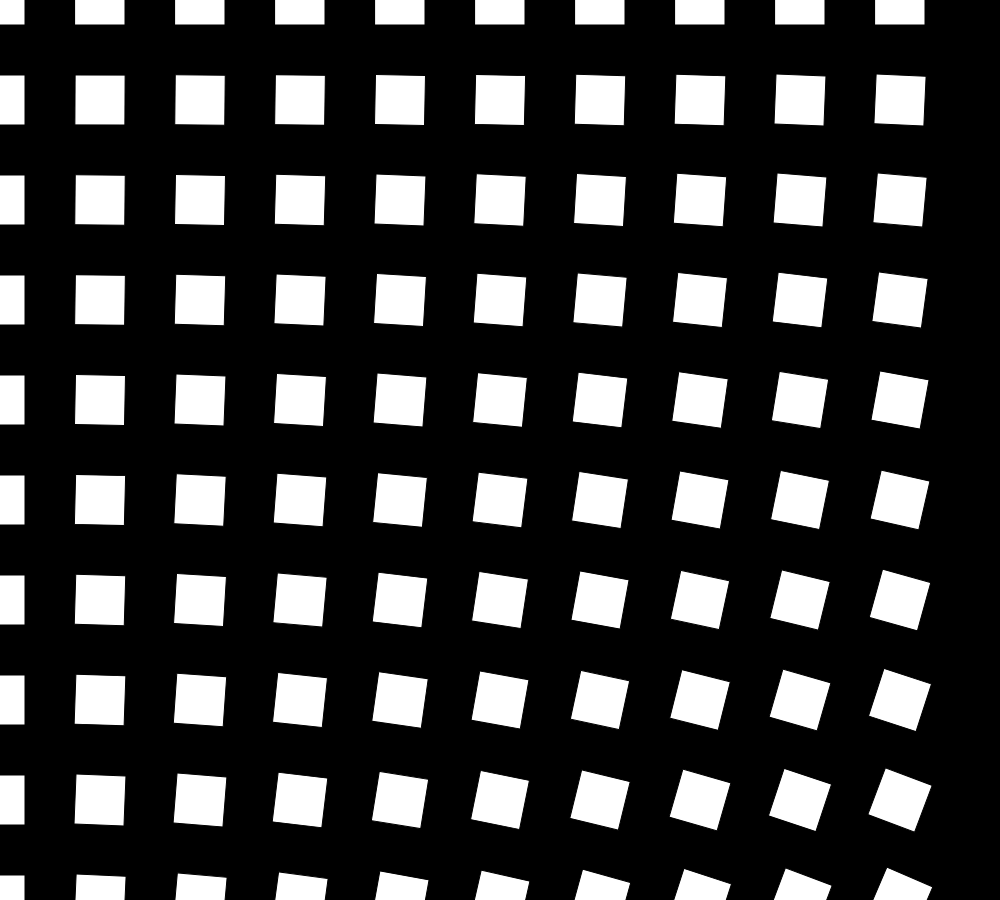
Frame 1 (no input)
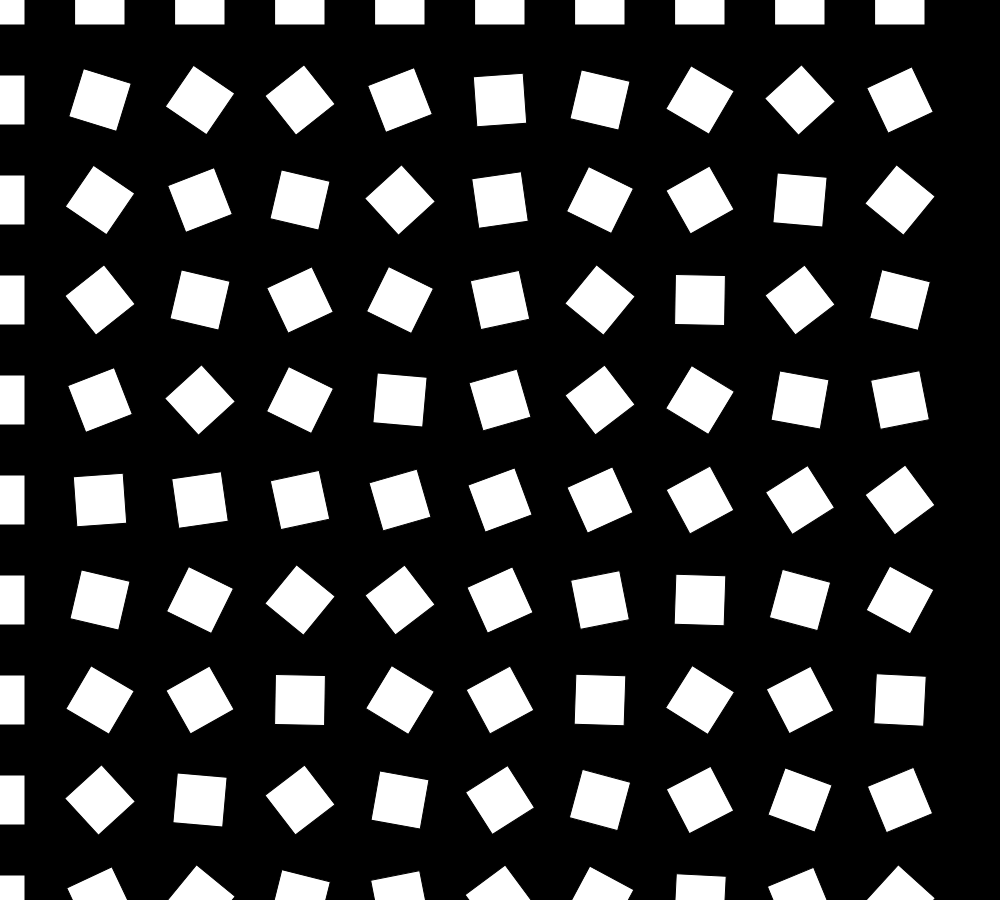
Frame 60 (no input)
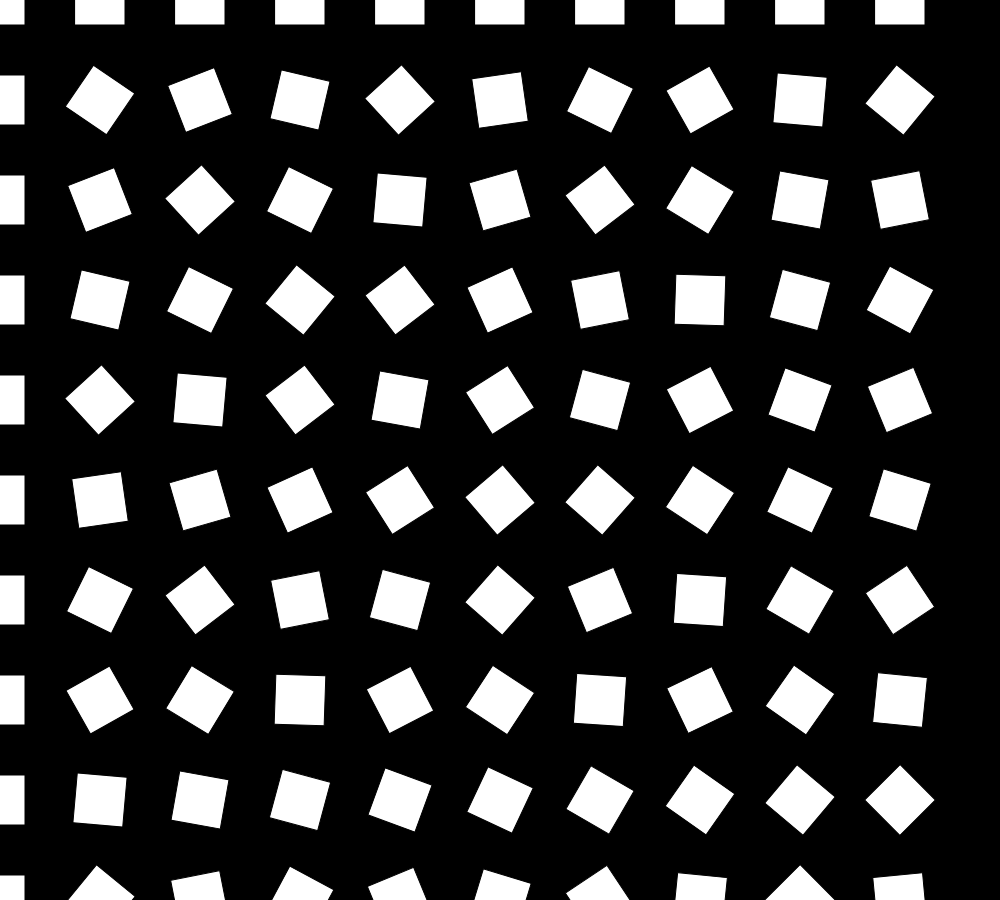
Frame 120 (the mouse pressed at the canvas centre since frame 60)

The p5.js sketch that drew these frames (run headless with seeded random() and noise() and a simulated clock; from frame 60 on, the mouse is pressed at the canvas centre):

// p5.js sketch
// ── sketch.js
function setup() {
  createCanvas(1000, 900);
  rectMode(CENTER);
}

function draw() {
  background(0);

  for (var i=0; i<10; i++) {
    for (var j=0; j<10; j++) {
      push();
      translate(100*i, 100*j);
      rotate(0.005 * i * j * frameCount);
      rect(0, 0, 50, 50);
      pop();
    }
  }

}
